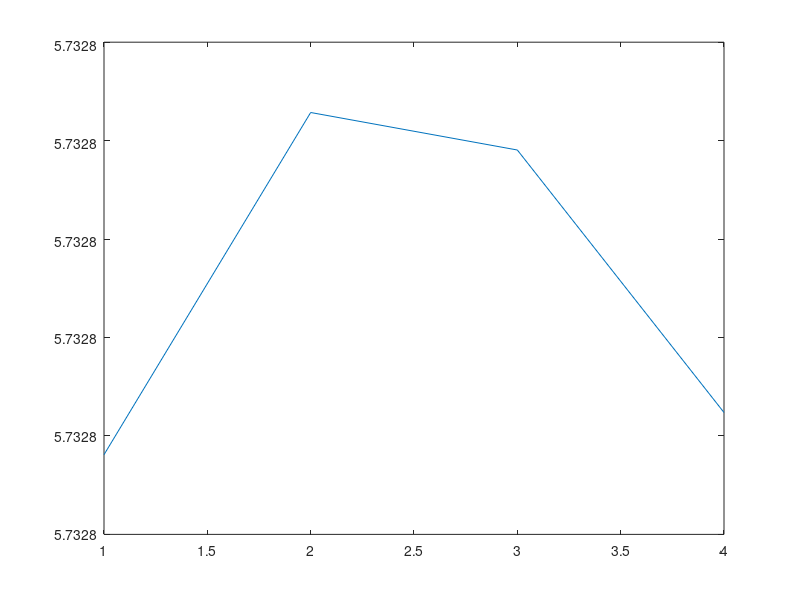

The MATLAB source for this figure:
clear
clc
rng(0)

% Part a

deltat = 0.25;
ti = 0:deltat:5;
N = length(ti) - 1;
M = N;
sigma = 0.25;
sigmas = 0.35; 
S0 = 75; 
n  = 50000;

% Observed Market Prices
Bonds = exp( (-7.*ti + (ti+1).*log(ti+1))./(100) );
% Calculating the intital Forward rates
FwdInt = (Bonds(1:end-1) - Bonds(2:end))./(deltat.*Bonds(2:end));
F = repmat(FwdInt,n,1);
S = zeros(size(F)); 
S(:,1) = S0.*ones(n,1); 
H = ones(1,M);
stdH = zeros(size(H)); 
Beta = 1;
for idx = 1:M
    r = log(1+deltat*F(:,idx))/deltat;
    S(:,idx+1)= S(:,idx).*exp((r-0.5.*sigmas.^2).*deltat+sigmas.*sqrt(deltat).*randn(n,1));   
    Beta = Beta.*(1 + deltat *F(:,idx));
    if idx<N
        j = idx:N-1;
        mu_j = cumsum((deltat .* F(:,j+1)*sigma^2)./(1+deltat*F(:,j+1)),2);
        Z = randn(n,1);
        F(:,j+1) = F(:,j+1).*exp((mu_j - 0.5*sigma^2 ).*deltat + sigma*sqrt(deltat).*Z);
    end
    sample  = max(S(:,idx+1)-S(:,idx),0)./Beta;
    H(idx) = mean(sample); 
    stdH(idx) = std(sample) ; 
end

d1 =@(idx) (0.5.*deltat.*sigmas.^2 - log(Bonds(idx+1)./Bonds(idx)))./(sigmas.*sqrt(deltat)) ; 
d2 = @(idx) d1(idx) - sigmas.*sqrt(deltat); 
P =@(idx) S0.*( normcdf(d1(idx)) - (Bonds(idx+1)/Bonds(idx)).*normcdf(d2(idx))   ); 

figure() 
plot(P(1:4))

% figure()
% subplot(1,2,1)
% hold on
% plot(t(2:end-1),Caplet);
% errorbar(t(2:end-1),H,std1/100,'k.');
% hold off
% subplot(1,2,2)
% hold on
% plot(t(2:end-1),Caplet);
% errorbar(t(2:end-1),H2,std2/100,'k.');
% hold off
